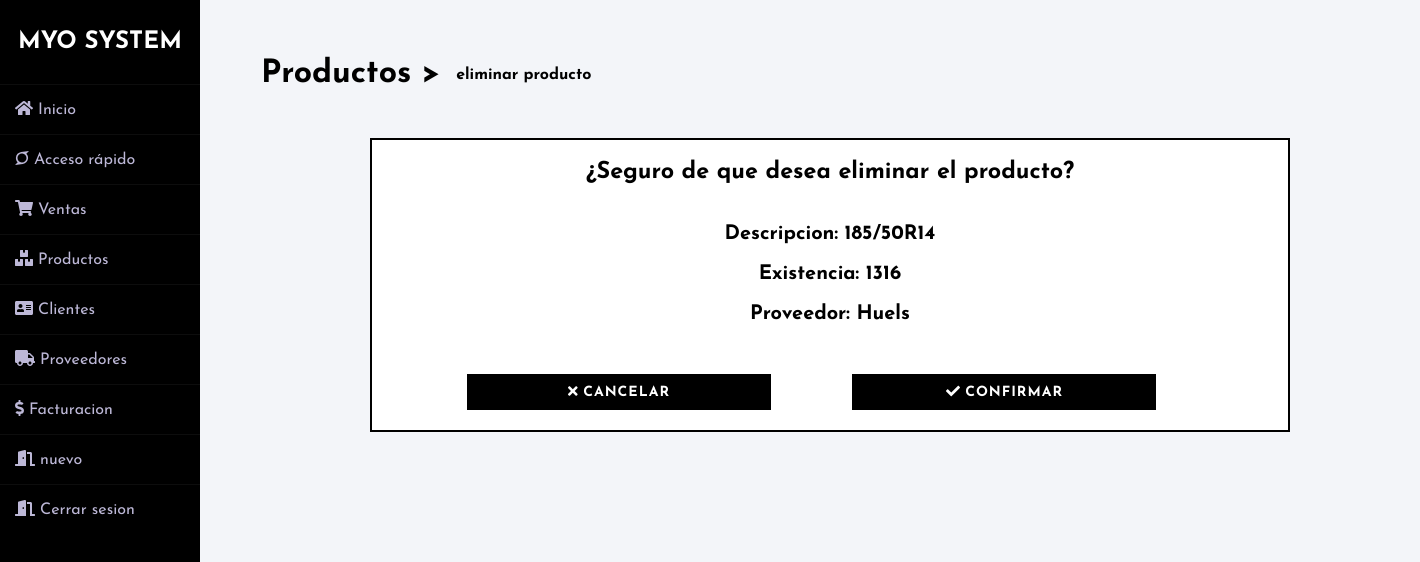
The page /d_prd.php?id=1 (signed in) on the database its author committed.
### tables this page shows
CREATE TABLE `producto` (
  `idprod` int(11) NOT NULL,
  `descripcion` varchar(255) NOT NULL,
  `precio` decimal(10,2) NOT NULL,
  `existencia` int(11) NOT NULL,
  `idproveedor` int(11) NOT NULL,
  `activo` char(2) NOT NULL DEFAULT 'si'
);

CREATE TABLE `proveedor` (
  `idproveedor` int(11) NOT NULL,
  `nombreprov` varchar(255) NOT NULL,
  `representante` varchar(255) NOT NULL,
  `telefono` varchar(255) NOT NULL,
  `pais` varchar(255) NOT NULL,
  `activo` char(2) NOT NULL DEFAULT 'si'
);

### d_prd.php (the view, shortened to what this page needs)
<?php
  include 'links/d_clientelinks.php';
  include 'back/conexion.php';
 ?>
<?php
    $id = $_GET["id"];
    $cons = "SELECT p.descripcion,p.existencia,pv.nombreprov FROM producto p JOIN proveedor pv ON p.idproveedor = pv.idproveedor WHERE idprod = $id";
    $ejec = mysqli_query($con,$cons);
    $rs = mysqli_fetch_array($ejec);
?>
<!DOCTYPE html>
<html>
<head>
</head>
<body>
	<div class="wrapper">
    <?php
    include 'links/sidebar.php';
    ?>
    <div class="main_content">
    <h1 class="black down"><a class="black" href="productos.php">Productos</a> ></h1>
    <h4 class="downr3">eliminar producto</h4>
    <div class="downp">
        <div class="conf">
          <h3 align="center">¿Seguro de que desea eliminar el producto?</h3><br><br>
          <h4 align="center">Descripcion: <?php echo $rs["descripcion"]; ?></h4><br>
          <h4 align="center">Existencia: <?php echo $rs["existencia"]; ?></h4><br>
          <h4 align="center">Proveedor: <?php echo $rs["nombreprov"]; ?></h4>
          <button class="bot bot2 btn btn-2" onclick="window.location.href = 'productos.php';" ><i class="fas fa-times"></i>  cancelar </button>
          <button class="bot bot2 btn btn-2" onclick="window.location.href = 'back/b_dprd.php?id=<?php echo $id ?>';" ><i class="fas fa-check"></i>  confirmar </button>
        </div>
    </div>
        </div>
    	</div>
</body>
</html>

### css/cssgeneral.css (style rules this page uses)
.down { transform: translate(5%, 180%); }
.downr3 { transform: translate(21%, 220%); }
* { outline:none !important; }
a { text-decoration: none !important;outline: none !important; }
.downp { margin-left: 70px; margin-top: 90px; font-size: 20px; }

### css/botones.css (style rules this page uses)
.btn { border: none; font-size: 20px; color: inherit; background: none; cursor: pointer; padding: 15px 40px; text-transform: uppercase; letter-spacing: 1px; font-weight: 700; outline: none; -webkit-transition: all 0.3s; -moz-transition: all 0.3s; transition: all 0.3s; }
.btn:after { content: ''; position: absolute; z-index: -1; -webkit-transition: all 0.3s; -moz-transition: all 0.3s; transition: all 0.3s; }
.btn:before { speak: none; font-style: normal; font-weight: normal; font-variant: normal; text-transform: none; line-height: 1; position: relative; -webkit-font-smoothing: antialiased; }
.btn-2 { background: black; color: #fff; }
.btn-2:before { position: absolute; height: 100%; left: 0; top: 0; line-height: 3; font-size: 140%; width: 60px; }

### css/confirmardc.css (style rules this page uses)
.conf { padding: 20px; border: 2px solid black; width: 80%; margin-left: 100px; background: white; font-size: 20px; }

### css/botones2.css (style rules this page uses)
.bot { margin-top: 50px; margin-left: 75px; padding: 10px; width: 304px; font-size: 14px; }

### css/sidebar.css (style rules this page uses)
* { margin: 0; padding: 0; box-sizing: border-box; list-style: none; text-decoration: none; font-family: 'Josefin Sans', sans-serif; }
body { background-color: #f3f5f9; }
.wrapper { display: flex; position: relative; }
.wrapper .main_content { width: 100%; margin-left: 200px; }

### fw/all.css (style rules this page uses)
.fa-check:before { content: "\f00c"; }
.fa-times:before { content: "\f00d"; }

### rows shown on the page
producto: descripcion "185/50R14", existencia "1316", idproveedor.nombreprov "Huels"
